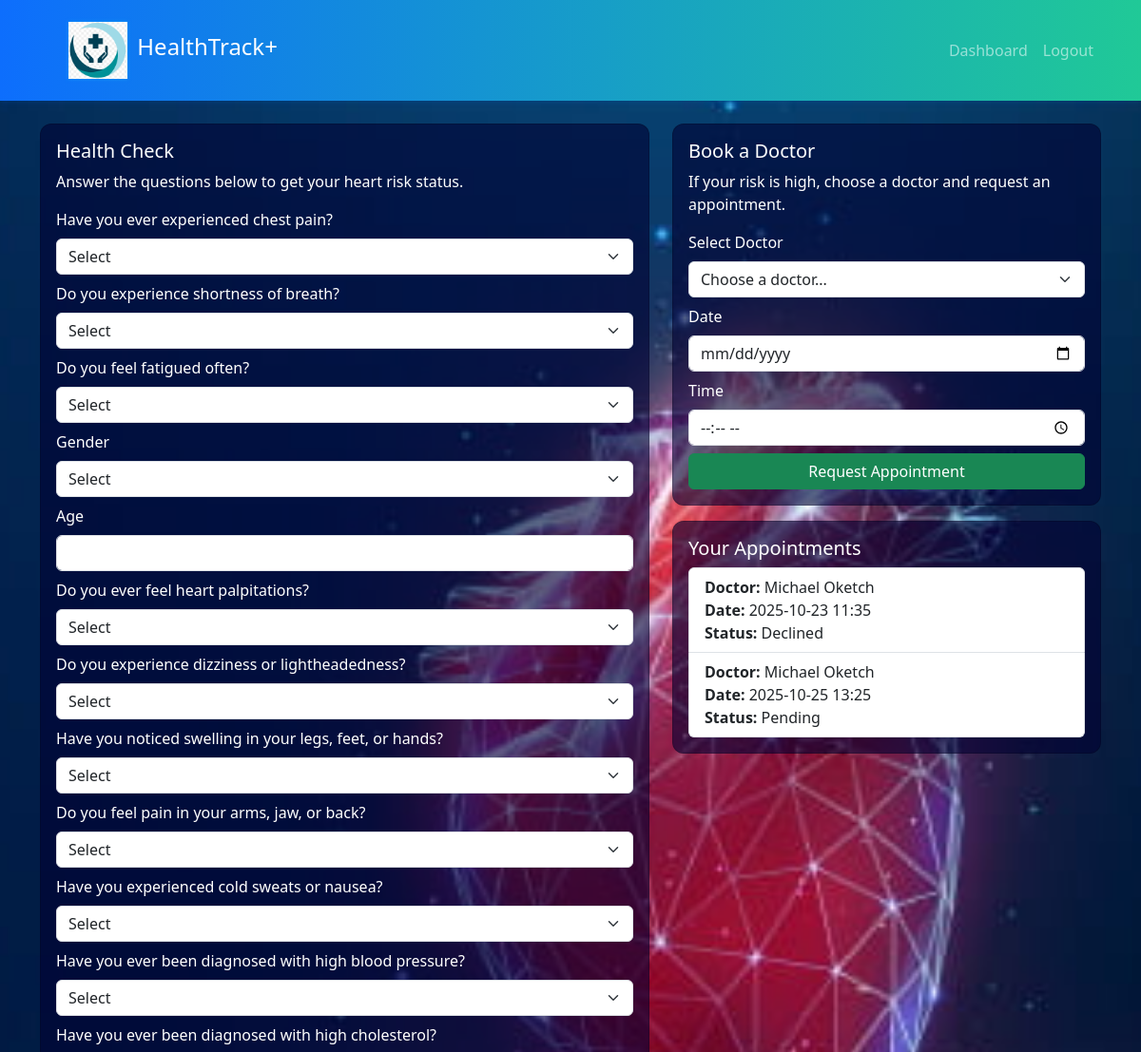
/dashboard (signed in, upper part), run on an earlier commit of the app's database.
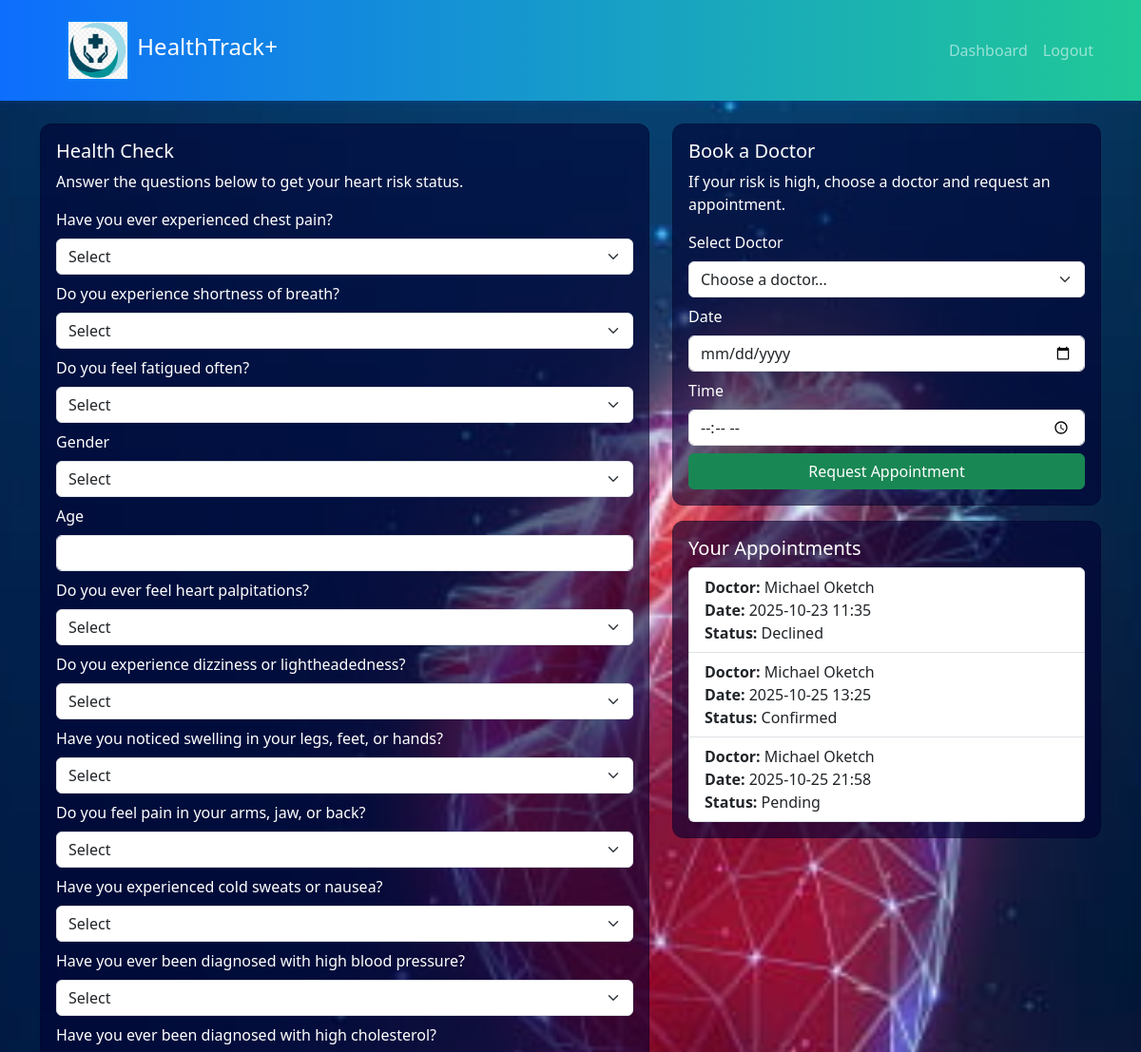
And on a later commit of the database.
### models.py (models this page shows)
class Appointment(db.Model):
    __tablename__ = "appointments"
    id = db.Column(db.Integer, primary_key=True)
    patient_id = db.Column(db.Integer, db.ForeignKey("users.id"))
    doctor_id = db.Column(db.Integer, db.ForeignKey("users.id"), nullable=True)
    date = db.Column(db.Date)
    time = db.Column(db.String(20))
    status = db.Column(db.String(20), default="pending")  # pending, confirmed, completed
    created_at = db.Column(db.DateTime, default=datetime.utcnow)
    patient = db.relationship("User", foreign_keys=[patient_id])
    doctor = db.relationship("User", foreign_keys=[doctor_id])

class User(UserMixin, db.Model):
    __tablename__ = "users"
    id = db.Column(db.Integer, primary_key=True)
    name = db.Column(db.String(150))
    email = db.Column(db.String(150), unique=True, nullable=False)
    password = db.Column(db.String(200), nullable=False)  # hashed
    role = db.Column(db.String(20), default="patient")    # 'patient' or 'doctor' or 'admin'
    created_at = db.Column(db.DateTime, default=datetime.utcnow)

### app.py (the view)
@app.route('/dashboard')
@login_required
def dashboard():
    user_id = current_user.id
    if current_user.role == "doctor":
        appointments = Appointment.query.filter_by(doctor_id=user_id).all()
        return render_template("dashboard_doctor.html", appointments=appointments)
    else:
        health_records = HealthRecord.query.filter_by(user_id=user_id).all()
        low_risk = sum(1 for h in health_records if h.prediction < 0.5)
        high_risk = sum(1 for h in health_records if h.prediction >= 0.5)
        appointments = Appointment.query.filter_by(patient_id=user_id).all()
        doctors = User.query.filter_by(role='doctor').all()
        return render_template(
            'dashboard.html',
            health_records=health_records,
            appointments=appointments,
            doctors=doctors,
            low_risk_count=low_risk,
            high_risk_count=high_risk
        )

### app.py (called while the page is built)
@login_manager.user_loader
def load_user(user_id):
    return User.query.get(int(user_id))

### templates/dashboard.html (shortened to what this page needs)
{% extends "base.html" %}
{% block content %}
<div class="row">
  <div class="col-md-7">
    <div class="card mb-3">
      <div class="card-body">
        <h5 class="card-title">Health Check</h5>
        <p>Answer the questions below to get your heart risk status.</p>
        <form method="POST" action="{{ url_for('predict') }}">
          <div class="mb-2">
            <label class="form-label">Have you ever experienced chest pain?</label>
            <select class="form-select" name="Chest_Pain" required>
              <option value="">Select</option>
            </select>
          </div>
          <div class="mb-2">
            <label class="form-label">Do you experience shortness of breath?</label>
            <select class="form-select" name="Shortness_of_Breath" required>
              <option value="">Select</option>
            </select>
          </div>
          <div class="mb-2">
            <label class="form-label">Do you feel fatigued often?</label>
            <select class="form-select" name="Fatigue" required>
              <option value="">Select</option>
            </select>
          </div>
          <div class="mb-2">
            <label class="form-label">Gender</label>
            <select class="form-select" name="Gender" required>
              <option value="">Select</option>
            </select>
          </div>
          <div class="mb-2">
            <label class="form-label">Age</label>
            <input type="number" class="form-control" name="Age" min="1" required>
          </div>
          <div class="mb-2">
            <label class="form-label">Do you ever feel heart palpitations?</label>
            <select class="form-select" name="Palpitation" required>
              <option value="">Select</option>
            </select>
          </div>
          <div class="mb-2">
            <label class="form-label">Do you experience dizziness or lightheadedness?</label>
            <select class="form-select" name="Dizziness" required>
              <option value="">Select</option>
            </select>
          </div>
          <div class="mb-2">
            <label class="form-label">Have you noticed swelling in your legs, feet, or hands?</label>
            <select class="form-select" name="swelling" required>
              <option value="">Select</option>
            </select>
          </div>
          <div class="mb-2">
            <label class="form-label">Do you feel pain in your arms, jaw, or back?</label>
            <select class="form-select" name="Pain_Arms_Jaw_Back" required>
              <option value="">Select</option>
            </select>
          </div>
          <div class="mb-2">
            <label class="form-label">Have you experienced cold sweats or nausea?</label>
            <select class="form-select" name="Cold_Sweats_Nausea" required>
              <option value="">Select</option>
            </select>
          </div>
          <div class="mb-2">
            <label class="form-label">Have you ever been diagnosed with high blood pressure?</label>
            <select class="form-select" name="High_BP" required>
              <option value="">Select</option>
            </select>
          </div>
          <div class="mb-2">
            <label class="form-label">Have you ever been diagnosed with high cholesterol?</label>
          </div>
        </form>
      </div>
    </div>
  </div>
  <div class="col-md-5">
    <div class="card mb-3">
      <div class="card-body">
        <h5 class="card-title">Book a Doctor</h5>
        <p>If your risk is high, choose a doctor and request an appointment.</p>
        <form method="POST" action="{{ url_for('book') }}">
          <div class="mb-2">
            <label class="form-label">Select Doctor</label>
            <select class="form-select" name="doctor_id" required>
              <option value="">Choose a doctor...</option>
            </select>
          </div>
          <div class="mb-2">
            <label class="form-label">Date</label>
            <input type="date" class="form-control" name="date" required>
          </div>
          <div class="mb-2">
            <label class="form-label">Time</label>
            <input type="time" class="form-control" name="time" required>
          </div>
          <button type="submit" class="btn btn-success w-100">Request Appointment</button>
        </form>
      </div>
    </div>
    <div class="card">
      <div class="card-body">
        <h5 class="card-title">Your Appointments</h5>
        {% if appointments %}
          <ul class="list-group">
            {% for a in appointments %}
              <li class="list-group-item">
                <strong>Doctor:</strong> {{ a.doctor.name if a.doctor else "Unknown" }}<br>
                <strong>Date:</strong> {{ a.date }} {{ a.time }}<br>
                <strong>Status:</strong> <span class="text-capitalize">{{ a.status }}</span>
              </li>
            {% endfor %}
          </ul>
        {% else %}
          <p class="text-muted">No appointments yet.</p>
        {% endif %}
      </div>
    </div>
  </div>
</div>
{% endblock %}

### templates/base.html (shortened to what this page needs)
<!doctype html>
<html lang="en">
<head>
  <link href="https://cdn.jsdelivr.net/npm/bootstrap@5.3.0/dist/css/bootstrap.min.css" rel="stylesheet">
  <link rel="stylesheet" href="{{ url_for('static', filename='css/style.css') }}">
</head>
<body>
  <nav class="navbar navbar-expand-lg navbar-dark header-health">
    <div class="container">
      <header class="header">
    <div class="logo-container">
        <img src="../static/image/favicon.png" alt="HealthTrack+ Logo" class="brand-logo">
        <h1 class="brand-title">
             HealthTrack+
        </h1>
    </div>
  </header>
      <div class="collapse navbar-collapse">
        <ul class="navbar-nav ms-auto">
          {% if current_user.is_authenticated %}
            <li class="nav-item"><a class="nav-link" href="{{ url_for('dashboard') }}">Dashboard</a></li>
            <li class="nav-item"><a class="nav-link" href="{{ url_for('logout') }}">Logout</a></li>
          {% else %}
            <li class="nav-item"><a class="nav-link" href="{{ url_for('login') }}">Login</a></li>
            <li class="nav-item"><a class="nav-link" href="{{ url_for('register') }}">Register</a></li>
          {% endif %}
        </ul>
      </div>
    </div>
  </nav>
  <main class="container py-4">
    {% block content %}{% endblock %}
  </main>
</body>
</html>

### static/css/style.css (style rules this page uses)
.header-health { background: linear-gradient(90deg, #0d6efd 0%, #20c997 100%); box-shadow: 0 2px 6px rgba(13,110,253,0.12); }
body { font-family: "Segoe UI", Roboto, -apple-system, "Helvetica Neue", Arial; background-image: url(../image/heart.jpg); background-size: cover; background-repeat: no-repeat; background-position: center center; background-attachment: fixed; }
.card { border-radius: 12px; background-color: rgba(0, 0, 50, 0.6); color: white; }
.card-body { background-color: transparent !important; }
.header { display: flex; align-items: center; justify-content: space-between; padding: 15px 30px; }
.logo-container { display: flex; align-items: center; }
.brand-logo { height: 60px; width: auto; margin-right: 10px; filter: drop-shadow(0 0 2px rgba(0, 180, 255, 0.5)); }
.brand-title { font-size: 1.5em; color: white; }

What changed in the data, as far as the page shows it:
changed Appointment: status "Pending" → "Confirmed"
added Appointment: doctor "Michael Oketch", date "2025-10-25", time "21:58", status "Pending"
